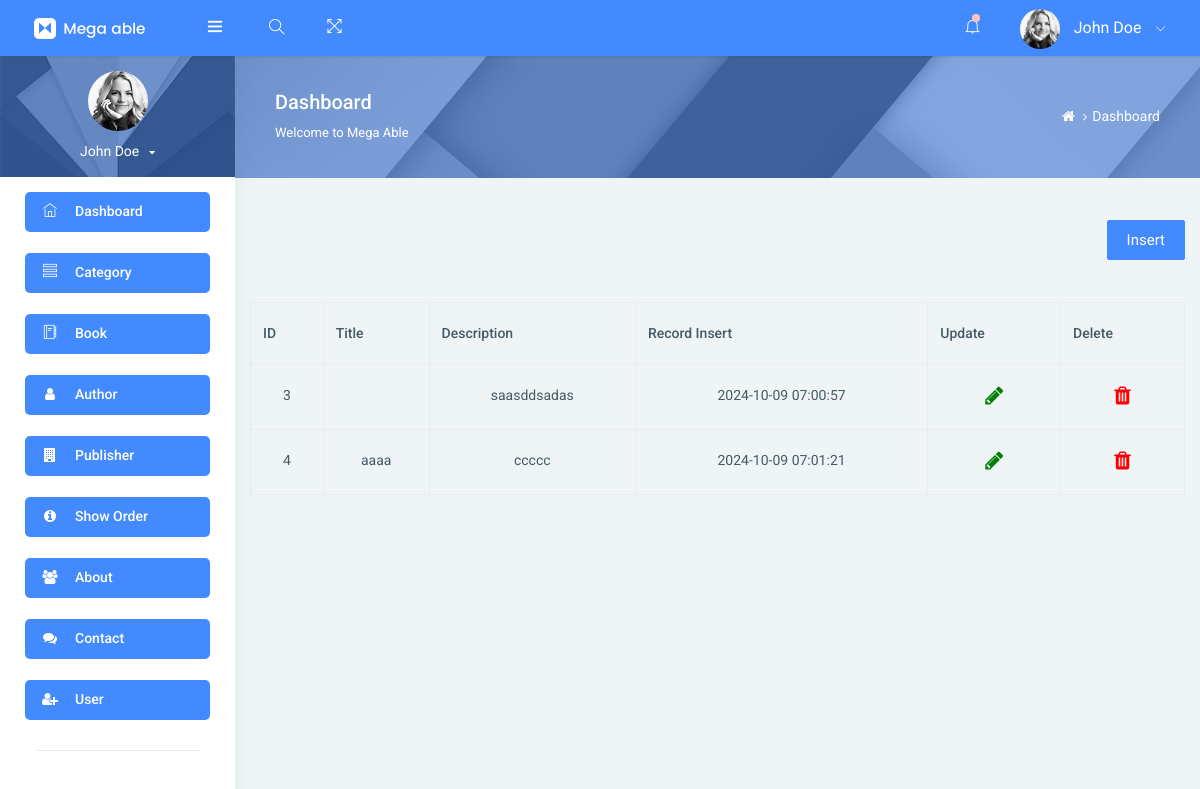
The page /admin/showaboutus.php on the database its author committed.
### tables this page shows
CREATE TABLE `about_us` (
  `AboutID` int(11) NOT NULL,
  `Title` varchar(30) NOT NULL,
  `Description` varchar(1000) NOT NULL,
  `Record_insert` timestamp NOT NULL DEFAULT current_timestamp()
);

### admin/showaboutus.php (the view, shortened to what this page needs)
<!DOCTYPE html>
<html lang="en">
<head>
</head>
<body>
    <?php include "header.php"; ?>
    <br><br>
    <div class="container">
    <div class="d-grid gap-2 d-md-flex justify-content-md-end">
  <a href="addaboutus.php"class="btn btn-primary">Insert</a>
</div>
    <br><br>
        <table class="table table-bordered">
            <tr>
            <th>ID</th>
            <th>Title</th>
            <th>Description</th>
            <th>Record Insert</th>
            <th>Update</th>
            <th>Delete</th>
            </tr>
            <?php
        $query="SELECT * FROM `about_us`";
        $result=mysqli_query($conn,$query);
        while($row=mysqli_fetch_array($result))
        {
        echo "<tr>";
        echo "<td>".$row[0]."</td>";
        echo "<td>".$row[1]."</td>";
        echo "<td>".$row[2]."</td>";
        echo "<td>".$row[3]."</td>";
        echo '<td><a href="updateaboutus.php?update='.$row[0].'"><i class="fa fa-solid fa-pencil" style="font-size: 21px;color: green;"></i></a></td>';
        echo '<td><a href="deleteaboutus.php?delete='.$row[0].'"><i class="fa fa-solid fa-trash" style="font-size: 21px;color: red;"></i></a></td>';
        echo "</tr>";
    }
    ?>
        </table>
    </div>
    <?php include "footer.php"; ?>
</body>
</html>

### admin/showaboutus.php (style rules this page uses)
td,th,h1 { text-align: center; }

### rows shown on the page
about_us: AboutID "3", Description "saasddsadas", Record_insert "2024-10-09 07:00:57"
about_us: AboutID "4", Title "aaaa", Description "ccccc", Record_insert "2024-10-09 07:01:21"
